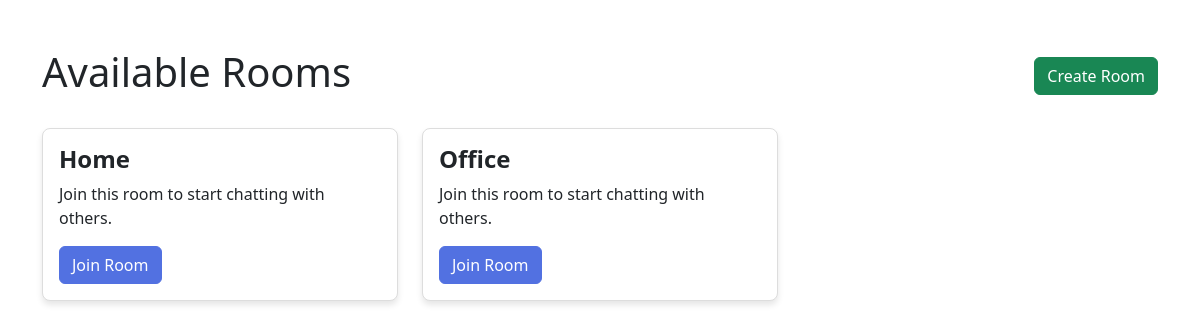
The app's page /api/rooms/ (signed in), older data.
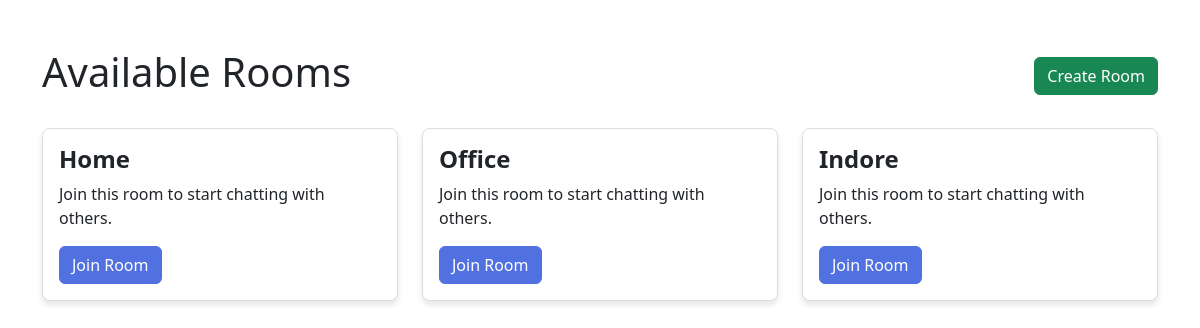
The same page, newer data.
### r_chat/models.py (models this page shows, shortened)
class Room(models.Model):
    name = models.CharField(max_length=100)
    slug = models.SlugField(unique=True, blank=True)

### r_chat/views.py (the view)
# urls.py: path('rooms/', rooms, name='rooms'),
@login_required(login_url="/accounts/login/")
def rooms(request):
    rooms=Room.objects.all()
    return render(request, "chat/rooms.html",{"rooms":rooms})

### templates/chat/rooms.html (shortened to what this page needs)
{% extends "base.html" %}
{% block content %}
<div class="container mt-5">
    <div class="d-flex justify-content-between align-items-center mb-4">
        <h1>Available Rooms</h1>
        <button id="createRoomBtn" class="btn btn-success">Create Room</button>
    </div>
    <div id="roomList">
        {% if rooms %}
        <div class="row">
            {% for room in rooms %}
            <div class="col-md-4 col-sm-6 mb-4">
                <div class="card">
                    <div class="card-body">
                        <h5 class="card-title text-capitalize">{{ room.name }}</h5>
                        <p class="card-text">Join this room to start chatting with others.</p>
                        <a href="{% url 'room' room.slug %}" class="btn btn-primary">Join Room</a>
                    </div>
                </div>
            </div>
            {% endfor %}
        </div>
        {% else %}
        <div class="alert alert-warning">
            <h4 class="mb-0">No rooms available.</h4>
        </div>
        {% endif %}
    </div>
</div>
{% endblock %}

### templates/base.html (shortened to what this page needs)
<!DOCTYPE html>
<html>
{% load static %}
<head>
  <link href="https://cdn.jsdelivr.net/npm/bootstrap@5.3.3/dist/css/bootstrap.min.css" rel="stylesheet">
  <link rel="stylesheet" type="css/text" href="{% static 'css/style.css' %}">
</head>
<body>
  <main>
    <div class="container-fluid">
      {% block content %}
    {% endblock %}
    </div>
  </main>
</body>
</html>

### templates/chat/rooms.html (style rules this page uses)
.card { border: 1px solid #ddd; border-radius: 8px; box-shadow: 0 4px 6px rgba(0, 0, 0, 0.1); transition: transform 0.2s ease-in-out; }
.card-title { font-size: 1.5rem; font-weight: bold; }
.btn-primary { background-color: #5271e1; border-color: #5271e1; }

Row changes from the older to the newer data that the page shows:
added Room: name "Indore"
